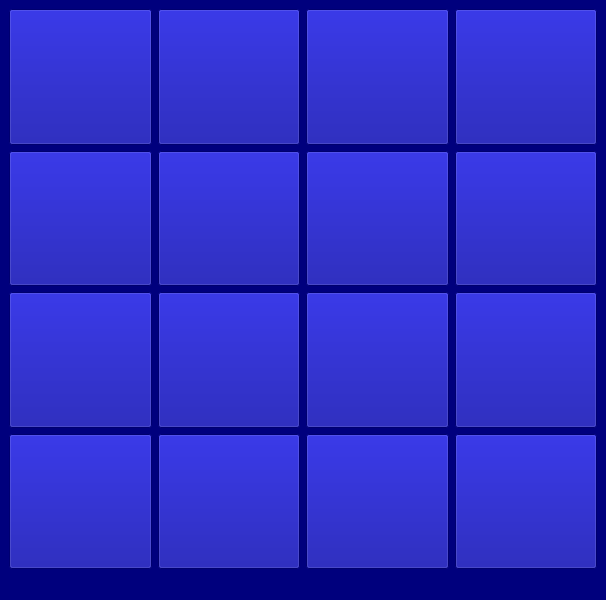
<?xml version="1.0" encoding="UTF-8"?>
<ui version="4.0">
 <class>MainWindow</class>
 <widget class="QMainWindow" name="MainWindow">
  <property name="geometry">
   <rect>
    <x>0</x>
    <y>0</y>
    <width>606</width>
    <height>600</height>
   </rect>
  </property>
  <property name="windowTitle">
   <string>MainWindow</string>
  </property>
  <property name="styleSheet">
   <string notr="true">background-color: rgb(0, 0, 125);</string>
  </property>
  <widget class="QWidget" name="centralwidget">
   <layout class="QGridLayout" name="gridLayout">
    <item row="2" column="3">
     <widget class="QPushButton" name="btn_8">
      <property name="sizePolicy">
       <sizepolicy hsizetype="Expanding" vsizetype="Expanding">
        <horstretch>0</horstretch>
        <verstretch>0</verstretch>
       </sizepolicy>
      </property>
      <property name="font">
       <font>
        <family>Segoe UI Variable Small</family>
        <pointsize>26</pointsize>
       </font>
      </property>
      <property name="styleSheet">
       <string notr="true">background-color: rgb(0, 0, 155);
color: rgb(255, 255, 255);</string>
      </property>
      <property name="text">
       <string/>
      </property>
     </widget>
    </item>
    <item row="2" column="2">
     <widget class="QPushButton" name="btn_7">
      <property name="sizePolicy">
       <sizepolicy hsizetype="Expanding" vsizetype="Expanding">
        <horstretch>0</horstretch>
        <verstretch>0</verstretch>
       </sizepolicy>
      </property>
      <property name="font">
       <font>
        <family>Segoe UI Variable Small</family>
        <pointsize>26</pointsize>
       </font>
      </property>
      <property name="styleSheet">
       <string notr="true">background-color: rgb(0, 0, 155);
color: rgb(255, 255, 255);</string>
      </property>
      <property name="text">
       <string/>
      </property>
     </widget>
    </item>
    <item row="0" column="1">
     <widget class="QPushButton" name="btn_2">
      <property name="sizePolicy">
       <sizepolicy hsizetype="Expanding" vsizetype="Expanding">
        <horstretch>0</horstretch>
        <verstretch>0</verstretch>
       </sizepolicy>
      </property>
      <property name="font">
       <font>
        <family>Segoe UI Variable Small</family>
        <pointsize>26</pointsize>
       </font>
      </property>
      <property name="styleSheet">
       <string notr="true">background-color: rgb(0, 0, 155);
color: rgb(255, 255, 255);</string>
      </property>
      <property name="text">
       <string/>
      </property>
     </widget>
    </item>
    <item row="0" column="0">
     <widget class="QPushButton" name="btn_1">
      <property name="sizePolicy">
       <sizepolicy hsizetype="Expanding" vsizetype="Expanding">
        <horstretch>0</horstretch>
        <verstretch>0</verstretch>
       </sizepolicy>
      </property>
      <property name="font">
       <font>
        <family>Segoe UI Variable Small</family>
        <pointsize>26</pointsize>
       </font>
      </property>
      <property name="styleSheet">
       <string notr="true">background-color: rgb(0, 0, 155);
color: rgb(255, 255, 255);</string>
      </property>
      <property name="text">
       <string/>
      </property>
     </widget>
    </item>
    <item row="2" column="1">
     <widget class="QPushButton" name="btn_6">
      <property name="sizePolicy">
       <sizepolicy hsizetype="Expanding" vsizetype="Expanding">
        <horstretch>0</horstretch>
        <verstretch>0</verstretch>
       </sizepolicy>
      </property>
      <property name="font">
       <font>
        <family>Segoe UI Variable Small</family>
        <pointsize>26</pointsize>
       </font>
      </property>
      <property name="styleSheet">
       <string notr="true">background-color: rgb(0, 0, 155);
color: rgb(255, 255, 255);</string>
      </property>
      <property name="text">
       <string/>
      </property>
     </widget>
    </item>
    <item row="0" column="3">
     <widget class="QPushButton" name="btn_4">
      <property name="sizePolicy">
       <sizepolicy hsizetype="Expanding" vsizetype="Expanding">
        <horstretch>0</horstretch>
        <verstretch>0</verstretch>
       </sizepolicy>
      </property>
      <property name="font">
       <font>
        <family>Segoe UI Variable Small</family>
        <pointsize>26</pointsize>
       </font>
      </property>
      <property name="styleSheet">
       <string notr="true">background-color: rgb(0, 0, 155);
color: rgb(255, 255, 255);</string>
      </property>
      <property name="text">
       <string/>
      </property>
     </widget>
    </item>
    <item row="3" column="2">
     <widget class="QPushButton" name="btn_11">
      <property name="sizePolicy">
       <sizepolicy hsizetype="Expanding" vsizetype="Expanding">
        <horstretch>0</horstretch>
        <verstretch>0</verstretch>
       </sizepolicy>
      </property>
      <property name="font">
       <font>
        <family>Segoe UI Variable Small</family>
        <pointsize>26</pointsize>
       </font>
      </property>
      <property name="styleSheet">
       <string notr="true">background-color: rgb(0, 0, 155);
color: rgb(255, 255, 255);</string>
      </property>
      <property name="text">
       <string/>
      </property>
     </widget>
    </item>
    <item row="3" column="3">
     <widget class="QPushButton" name="btn_12">
      <property name="sizePolicy">
       <sizepolicy hsizetype="Expanding" vsizetype="Expanding">
        <horstretch>0</horstretch>
        <verstretch>0</verstretch>
       </sizepolicy>
      </property>
      <property name="font">
       <font>
        <family>Segoe UI Variable Small</family>
        <pointsize>26</pointsize>
       </font>
      </property>
      <property name="styleSheet">
       <string notr="true">background-color: rgb(0, 0, 155);
color: rgb(255, 255, 255);</string>
      </property>
      <property name="text">
       <string/>
      </property>
     </widget>
    </item>
    <item row="3" column="1">
     <widget class="QPushButton" name="btn_10">
      <property name="sizePolicy">
       <sizepolicy hsizetype="Expanding" vsizetype="Expanding">
        <horstretch>0</horstretch>
        <verstretch>0</verstretch>
       </sizepolicy>
      </property>
      <property name="font">
       <font>
        <family>Segoe UI Variable Small</family>
        <pointsize>26</pointsize>
       </font>
      </property>
      <property name="styleSheet">
       <string notr="true">background-color: rgb(0, 0, 155);
color: rgb(255, 255, 255);</string>
      </property>
      <property name="text">
       <string/>
      </property>
     </widget>
    </item>
    <item row="3" column="0">
     <widget class="QPushButton" name="btn_9">
      <property name="sizePolicy">
       <sizepolicy hsizetype="Expanding" vsizetype="Expanding">
        <horstretch>0</horstretch>
        <verstretch>0</verstretch>
       </sizepolicy>
      </property>
      <property name="font">
       <font>
        <family>Segoe UI Variable Small</family>
        <pointsize>26</pointsize>
       </font>
      </property>
      <property name="styleSheet">
       <string notr="true">background-color: rgb(0, 0, 155);
color: rgb(255, 255, 255);</string>
      </property>
      <property name="text">
       <string/>
      </property>
     </widget>
    </item>
    <item row="2" column="0">
     <widget class="QPushButton" name="btn_5">
      <property name="sizePolicy">
       <sizepolicy hsizetype="Expanding" vsizetype="Expanding">
        <horstretch>0</horstretch>
        <verstretch>0</verstretch>
       </sizepolicy>
      </property>
      <property name="font">
       <font>
        <family>Segoe UI Variable Small</family>
        <pointsize>26</pointsize>
       </font>
      </property>
      <property name="styleSheet">
       <string notr="true">background-color: rgb(0, 0, 155);
color: rgb(255, 255, 255);</string>
      </property>
      <property name="text">
       <string/>
      </property>
     </widget>
    </item>
    <item row="0" column="2">
     <widget class="QPushButton" name="btn_3">
      <property name="sizePolicy">
       <sizepolicy hsizetype="Expanding" vsizetype="Expanding">
        <horstretch>0</horstretch>
        <verstretch>0</verstretch>
       </sizepolicy>
      </property>
      <property name="font">
       <font>
        <family>Segoe UI Variable Small</family>
        <pointsize>26</pointsize>
       </font>
      </property>
      <property name="styleSheet">
       <string notr="true">background-color: rgb(0, 0, 155);
color: rgb(255, 255, 255);</string>
      </property>
      <property name="text">
       <string/>
      </property>
     </widget>
    </item>
    <item row="4" column="0">
     <widget class="QPushButton" name="btn_13">
      <property name="sizePolicy">
       <sizepolicy hsizetype="Expanding" vsizetype="Expanding">
        <horstretch>0</horstretch>
        <verstretch>0</verstretch>
       </sizepolicy>
      </property>
      <property name="font">
       <font>
        <family>Segoe UI Variable Small</family>
        <pointsize>26</pointsize>
       </font>
      </property>
      <property name="styleSheet">
       <string notr="true">background-color: rgb(0, 0, 155);
color: rgb(255, 255, 255);</string>
      </property>
      <property name="text">
       <string/>
      </property>
     </widget>
    </item>
    <item row="4" column="1">
     <widget class="QPushButton" name="btn_14">
      <property name="sizePolicy">
       <sizepolicy hsizetype="Expanding" vsizetype="Expanding">
        <horstretch>0</horstretch>
        <verstretch>0</verstretch>
       </sizepolicy>
      </property>
      <property name="font">
       <font>
        <family>Segoe UI Variable Small</family>
        <pointsize>26</pointsize>
       </font>
      </property>
      <property name="styleSheet">
       <string notr="true">background-color: rgb(0, 0, 155);
color: rgb(255, 255, 255);</string>
      </property>
      <property name="text">
       <string/>
      </property>
     </widget>
    </item>
    <item row="4" column="2">
     <widget class="QPushButton" name="btn_15">
      <property name="sizePolicy">
       <sizepolicy hsizetype="Expanding" vsizetype="Expanding">
        <horstretch>0</horstretch>
        <verstretch>0</verstretch>
       </sizepolicy>
      </property>
      <property name="font">
       <font>
        <family>Segoe UI Variable Small</family>
        <pointsize>26</pointsize>
       </font>
      </property>
      <property name="styleSheet">
       <string notr="true">background-color: rgb(0, 0, 155);
color: rgb(255, 255, 255);</string>
      </property>
      <property name="text">
       <string/>
      </property>
     </widget>
    </item>
    <item row="4" column="3">
     <widget class="QPushButton" name="btn_16">
      <property name="sizePolicy">
       <sizepolicy hsizetype="Expanding" vsizetype="Expanding">
        <horstretch>0</horstretch>
        <verstretch>0</verstretch>
       </sizepolicy>
      </property>
      <property name="font">
       <font>
        <family>Segoe UI Variable Small</family>
        <pointsize>26</pointsize>
       </font>
      </property>
      <property name="styleSheet">
       <string notr="true">background-color: rgb(0, 0, 155);
color: rgb(255, 255, 255);</string>
      </property>
      <property name="text">
       <string/>
      </property>
     </widget>
    </item>
   </layout>
  </widget>
  <widget class="QMenuBar" name="menubar">
   <property name="geometry">
    <rect>
     <x>0</x>
     <y>0</y>
     <width>606</width>
     <height>22</height>
    </rect>
   </property>
  </widget>
  <widget class="QStatusBar" name="statusbar"/>
 </widget>
 <resources/>
 <connections/>
</ui>
